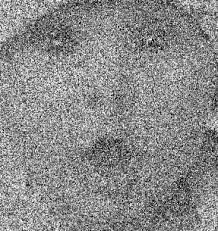
#> input picture Lab1/exercise/baby.jpeg, 218 x 231 px
$ jupyter execute lab5.ipynb
#> lines starting #> are read from the running program, lines starting #| are printed output that depends on the picture
[cell 1]
import numpy as np
import imageio.v2 as iio
import scipy.ndimage as sn
import matplotlib.pyplot as plt
# Đọc ảnh ở chế độ grayscale (màu xám)
baby = iio.imread('baby.jpeg', mode='L')
#> baby is the input picture: shape (231, 218); min 0, max 255, mean 137.8
balloon = iio.imread('balloons_noisy.png', mode='L')
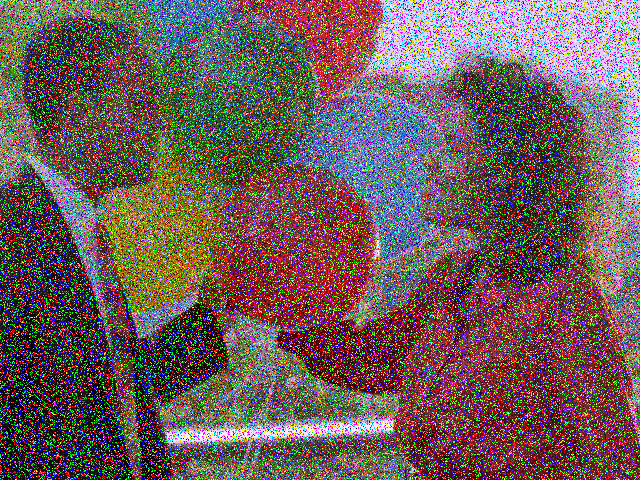
#> input picture Lab1/exercise/balloons_noisy.png, 640 x 480 px
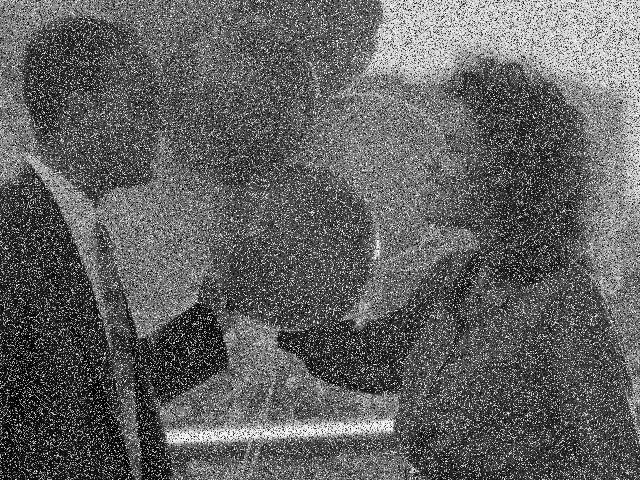
#> balloon: shape (480, 640); min 0, max 255, mean 96.9
flower = iio.imread('flower.jpeg', mode='L')
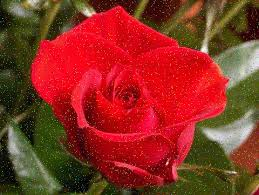
#> input picture Lab1/exercise/flower.jpeg, 259 x 195 px
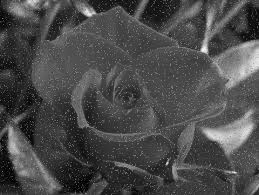
#> flower: shape (195, 259); min 0, max 249, mean 74.4
# Tạo kernel làm mờ trung bình 5x5 (mean filter)
k = np.ones((5,5)) / 25  # Mỗi phần tử có giá trị 1/25 để tính trung bình
# Làm mờ ảnh baby bằng phép tích chập (convolution)
b = sn.convolve(baby, k).astype(np.uint8)
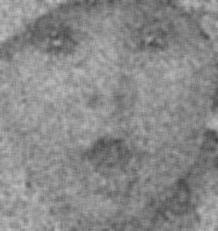
#> b: shape (231, 218); min 64, max 192, mean 137.3
iio.imsave('baby_blurred.png', b)  # Lưu ảnh sau khi làm mờ
print('baby_blurred.png saved')
# Làm mờ ảnh balloon
b = sn.convolve(balloon, k).astype(np.uint8)
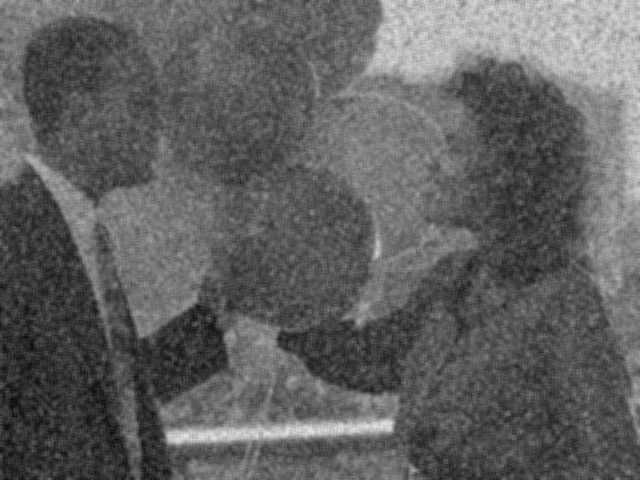
#> b: shape (480, 640); min 8, max 234, mean 96.4
iio.imsave('balloon_blurred.png', b)
print('balloon_blurred.png saved')
# Làm mờ ảnh flower
b = sn.convolve(flower, k).astype(np.uint8)
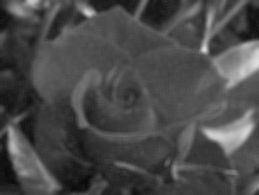
#> b: shape (195, 259); min 9, max 224, mean 73.9
iio.imsave('flower_blurred.png', b)
print('flower_blurred.png saved')
